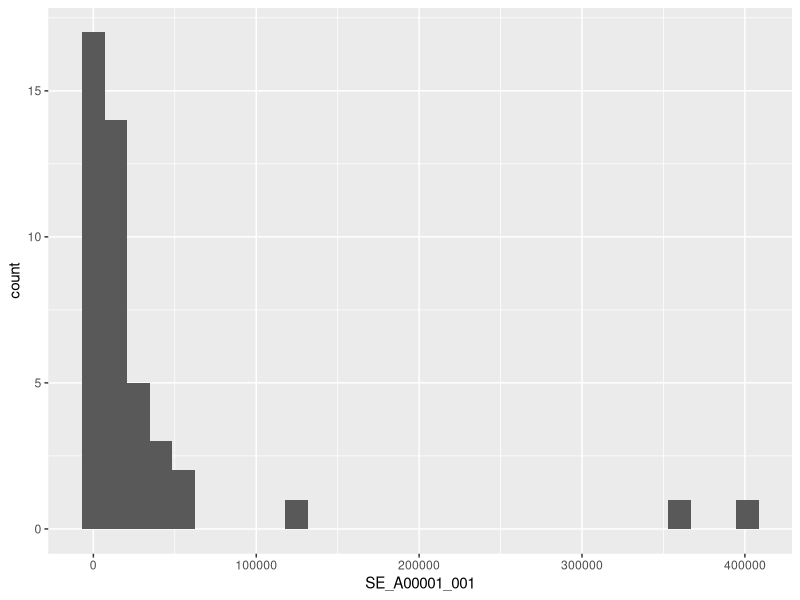

Write R code to recreate this figure.
#Exercise 4
#Michael Manolakis - Econ 256 Data Vis - CRN 86179
#27 Jan 2025

#set working directory; checker for dependent directory
if (Sys.info()['sysname'] == "Windows") {
  setwd("C:/Users/Michael/Desktop/Spring 2025/3 - Econ 256/R Studio Files/Econ256/exercise2")
} else if (Sys.info()['sysname'] == "Linux") {
  setwd("~/Desktop/R Files/Econ256/exercise4")
} else if (Sys.info()['sysname'] == "Darwin") {
  setwd("~/Desktop/Spring 2025/3 - Econ 256/R Studio Files/exercise4")}
#Last line above is for macOS

library(tidyverse)
options(scipen=9999)

mydata<-read_csv("R13805626_SL060.csv")
mydata2<-select(mydata,Geo_FIPS,Geo_QName,SE_A00001_001)
mydata3<-mydata2%>%
  filter(Geo_FIPS!=72)%>%
  filter(Geo_FIPS!=11)

ggplot(data=mydata3,mapping=aes(x=SE_A00001_001))+
  geom_histogram()
  




